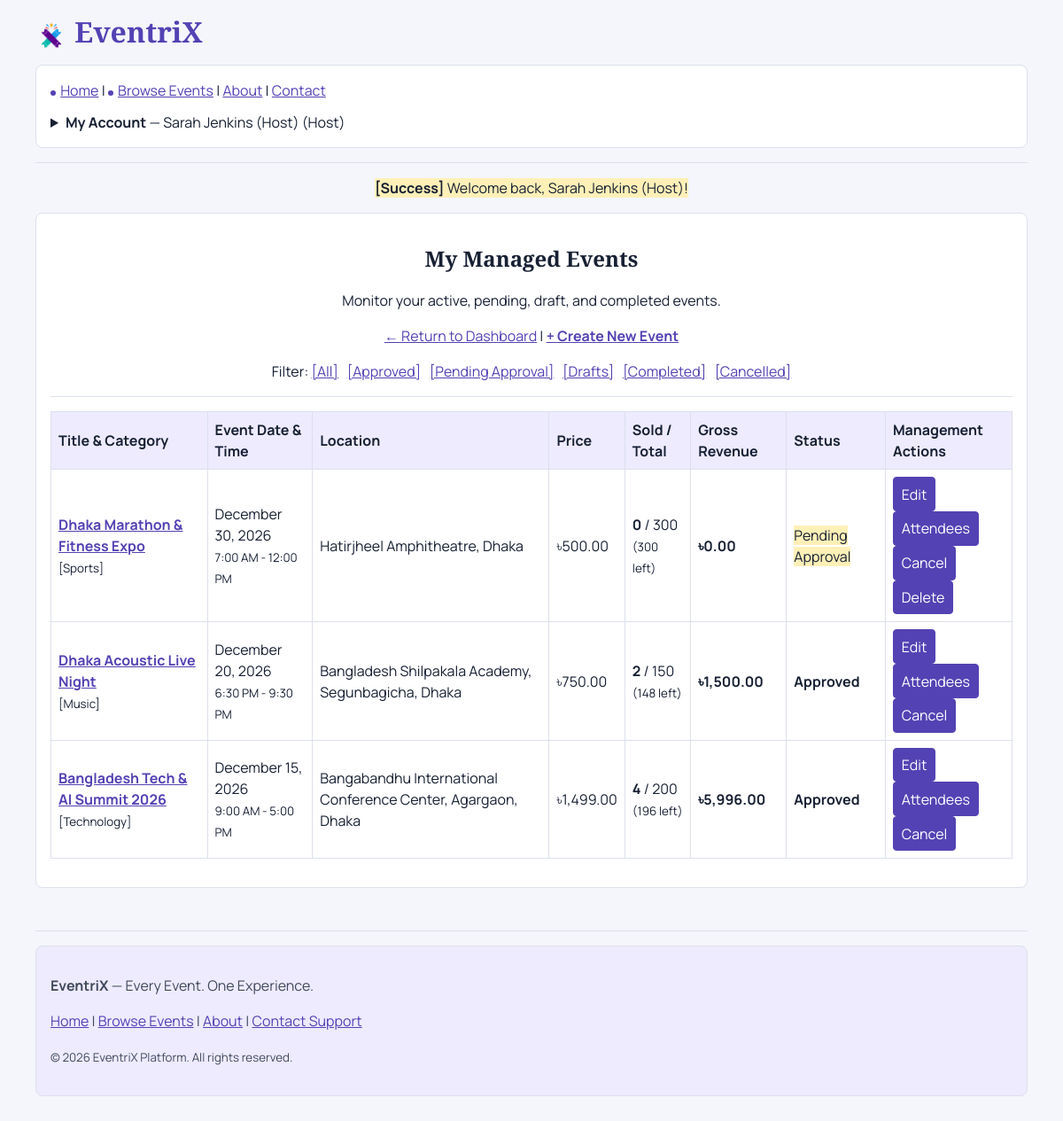
/host/manage-events.html (signed in), run on the app's committed database.
### tables this page shows
CREATE TABLE `events` (
  `id` INT AUTO_INCREMENT PRIMARY KEY,
  `host_id` INT NOT NULL,
  `title` VARCHAR(200) NOT NULL,
  `description` TEXT NOT NULL,
  `category` VARCHAR(100) NOT NULL,
  `image` VARCHAR(255) DEFAULT NULL,
  `event_date` DATE NOT NULL,
  `start_time` TIME NOT NULL,
  `end_time` TIME NOT NULL,
  `location` VARCHAR(255) NOT NULL,
  `ticket_price` DECIMAL(10,2) NOT NULL DEFAULT 0.00,
  `total_tickets` INT NOT NULL,
  `available_tickets` INT NOT NULL,
  `registration_deadline` DATETIME NOT NULL,
  `status` ENUM('Draft', 'Pending Approval', 'Approved', 'Rejected', 'Completed', 'Cancelled') NOT NULL DEFAULT 'Pending Approval',
  `created_at` TIMESTAMP DEFAULT CURRENT_TIMESTAMP,
  `updated_at` TIMESTAMP DEFAULT CURRENT_TIMESTAMP ON UPDATE CURRENT_TIMESTAMP,
  FOREIGN KEY (`host_id`) REFERENCES `users`(`id`) ON DELETE CASCADE,
  INDEX `idx_events_status` (`status`),
  INDEX `idx_events_category` (`category`),
  INDEX `idx_events_date` (`event_date`)
);

### host/manage-events.php (the view, shortened to what this page needs)
<?php
require_once __DIR__ . '/../includes/database.php';
require_once __DIR__ . '/../includes/functions.php';
$host_id = current_user_id();
$query = "SELECT e.*,
          (e.total_tickets - e.available_tickets) AS tickets_sold,
          COALESCE((SELECT SUM(total_amount) FROM bookings WHERE event_id = e.id AND booking_status = 'Confirmed'), 0) AS total_sales
          FROM events e
          WHERE e.host_id = ?";
$params = [$host_id];
$query .= " ORDER BY e.event_date DESC, e.start_time DESC";
$stmt = $pdo->prepare($query);
$stmt->execute($params);
$events = $stmt->fetchAll();
require __DIR__ . '/../includes/header.php';
?>
<center>
    <h2>My Managed Events</h2>
    <p>Monitor your active, pending, draft, and completed events.</p>
    <p>
        <a href="dashboard.html">&larr; Return to Dashboard</a> |
        <a href="create-event.html"><strong>+ Create New Event</strong></a>
    </p>
    <p>
        Filter:
        <a href="manage-events.html">[All]</a> &nbsp;
        <a href="manage-events.html?status=Approved">[Approved]</a> &nbsp;
        <a href="manage-events.html?status=Pending+Approval">[Pending Approval]</a> &nbsp;
        <a href="manage-events.html?status=Draft">[Drafts]</a> &nbsp;
        <a href="manage-events.html?status=Completed">[Completed]</a> &nbsp;
        <a href="manage-events.html?status=Cancelled">[Cancelled]</a>
    </p>
    <hr>
    <section>
        <?php if (!empty($events)): ?>
            <table border="1" cellpadding="8" cellspacing="0" width="95%">
                <thead>
                    <tr>
                        <th>Title &amp; Category</th>
                        <th>Event Date &amp; Time</th>
                        <th>Location</th>
                        <th>Price</th>
                        <th>Sold / Total</th>
                        <th>Gross Revenue</th>
                        <th>Status</th>
                        <th>Management Actions</th>
                    </tr>
                </thead>
                <tbody>
                    <?php foreach ($events as $ev): ?>
                        <tr>
                            <td>
                                <strong><a href="../event-details.html?id=<?php echo $ev['id']; ?>"><?php echo e($ev['title']); ?></a></strong><br>
                                <small>[<?php echo e($ev['category']); ?>]</small>
                            </td>
                            <td>
                                <?php echo format_date($ev['event_date']); ?><br>
                                <small><?php echo format_time($ev['start_time']); ?> - <?php echo format_time($ev['end_time']); ?></small>
                            </td>
                            <td><?php echo e($ev['location']); ?></td>
                            <td><?php echo format_price($ev['ticket_price']); ?></td>
                            <td align="center">
                                <strong><?php echo $ev['tickets_sold']; ?></strong> / <?php echo $ev['total_tickets']; ?><br>
                                <small>(<?php echo $ev['available_tickets']; ?> left)</small>
                            </td>
                            <td align="center"><strong><?php echo format_price($ev['total_sales']); ?></strong></td>
                            <td align="center">
                                <?php if ($ev['status'] === 'Approved'): ?>
                                    <strong><?php echo e($ev['status']); ?></strong>
                                <?php elseif ($ev['status'] === 'Pending Approval'): ?>
                                    <mark>Pending Approval</mark>
                                <?php elseif ($ev['status'] === 'Cancelled'): ?>
                                    <em>Cancelled</em>
                                <?php else: ?>
                                    <?php echo e($ev['status']); ?>
                                <?php endif; ?>
                            </td>
                            <td align="center">
                                <a href="edit-event.html?id=<?php echo $ev['id']; ?>"><button type="button">Edit</button></a>
                                <a href="manage-bookings.html?event_id=<?php echo $ev['id']; ?>"><button type="button">Attendees</button></a>
                                <?php if ($ev['status'] !== 'Cancelled'): ?>
                                    <form action="manage-events.html" method="POST" onsubmit="return confirm('Cancel this event?');">
                                        <button type="submit">Cancel</button>
                                    </form>
                                <?php endif; ?>
                                <?php if ($ev['tickets_sold'] == 0): ?>
                                    <form action="manage-events.html" method="POST" onsubmit="return confirm('Are you sure you want to permanently delete this event?');">
                                        <button type="submit">Delete</button>
                                    </form>
                                <?php endif; ?>
                            </td>
                        </tr>
                    <?php endforeach; ?>
                </tbody>
            </table>
        <?php else: ?>
            <p><em>No events found for your account under this filter.</em></p>
            <p><a href="create-event.html">Create a new event now &rarr;</a></p>
        <?php endif; ?>
    </section>
</center>
<?php require __DIR__ . '/../includes/footer.php'; ?>

### assets/css/site.css (style rules this page uses)
:root { --accent: #5342b3; --ink: #172033; --line: #dce0eb; }
* { box-sizing: border-box; }
body { margin: 0 auto; max-width: 72rem; padding: 1rem; color: var(--ink); background: #f5f6fb; font: 1rem/1.5 Manrope, Arial, sans-serif; }
h1, h2, h3 { font-family: "Playfair Display", Georgia, serif; line-height: 1.25; }
a { color: var(--accent); }
hr { border: 0; border-top: 1px solid var(--line); }
input, select, textarea, button { max-width: 100%; padding: .4rem .55rem; border: 1px solid #7b8090; border-radius: 4px; font: inherit; }
button, .nav-auth, .landing-intro > p:last-child a, .landing-cta a { color: white; background: var(--accent); border-color: var(--accent); }
button { cursor: pointer; }
table { width: 100%; margin-block: 1rem; border-collapse: collapse; border-color: var(--line); }
th, td { padding: .5rem; border: 1px solid var(--line); text-align: left; }
th { background: #eeebff; }
mark { color: inherit; background: #fff0b8; }

### data on the page
events: title "Dhaka Marathon & Fitness Expo", category "Sports", event_date "December 30, 2026", start_time "7:00 AM", end_time "12:00 PM", location "Hatirjheel Amphitheatre, Dhaka", ticket_price "৳500.00", tickets_sold "0", total_tickets "300", available_tickets "300", total_sales "৳0.00", status "Pending Approval"
events: title "Dhaka Acoustic Live Night", category "Music", event_date "December 20, 2026", start_time "6:30 PM", end_time "9:30 PM", location "Bangladesh Shilpakala Academy, Segunbagicha, Dhaka", ticket_price "৳750.00", tickets_sold "2", total_tickets "150", available_tickets "148", total_sales "৳1,500.00", status "Approved"
events: title "Bangladesh Tech & AI Summit 2026", category "Technology", event_date "December 15, 2026", start_time "9:00 AM", end_time "5:00 PM", location "Bangabandhu International Conference Center, Agargaon, Dhaka", ticket_price "৳1,499.00", tickets_sold "4", total_tickets "200", available_tickets "196", total_sales "৳5,996.00", status "Approved"

### other printed values
$site_name "EventriX"
current_user_name() "Sarah Jenkins (Host)"
current_user_role() "Host"
$message "Welcome back, Sarah Jenkins (Host)!"
